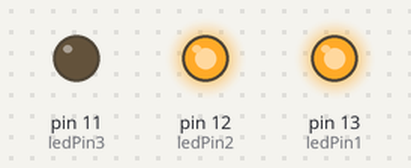
Simulated run of this sketch. Board: Arduino Uno, built with avr-gcc and run on an emulated ATmega328P. On the bench: output pins drawn as LEDs (lit = HIGH).

Above: at 0.2 s.
At 3.2 s:
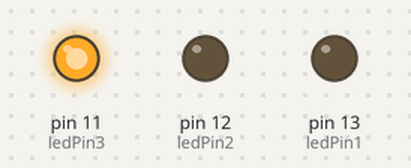
At 4.7 s:
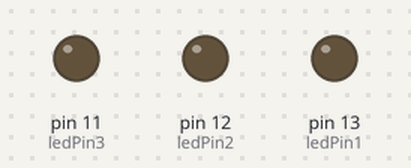
Timing chart, 0 to 5.2 s (numbered marks = the images above):
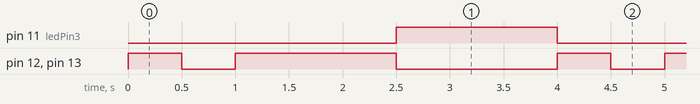

The sketch:

MorseCode_Demo.ino
```cpp
int ledPin1 = 13;
int ledPin2 = 12;
int ledPin3 = 11;
int dotDelay = 500;         //500 milliseconds
int dashDelay = 3*dotDelay; //3 times dotDelay

void setup() {
  // put your setup code here, to run once:
  pinMode(ledPin1, OUTPUT);
  pinMode(ledPin2, OUTPUT);
  pinMode(ledPin3, OUTPUT);
}

void loop() {
  // put your main code here, to run repeatedly:
  a();
  space();
  a();
  space();
}

void dot(){
  digitalWrite(ledPin1, HIGH);
  digitalWrite(ledPin2, HIGH);
  delay(dotDelay);
  digitalWrite(ledPin1, LOW);
  digitalWrite(ledPin2, LOW);
}

void dash(){
  digitalWrite(ledPin1, HIGH);
  digitalWrite(ledPin2, HIGH);
  delay(dashDelay);
  digitalWrite(ledPin1, LOW);
  digitalWrite(ledPin2, LOW);
}

void space()
{
  digitalWrite(ledPin3, HIGH);
  delay(dashDelay);
  digitalWrite(ledPin3, LOW);
}

void a()
{
  dot();
  delay(dotDelay);
  dash();
}
```

Measured:
- by itself, pin 11 (ledPin3): alternates HIGH for 1.5 s and LOW for 2.5 s
- by itself, pin 12 (ledPin2), pin 13 (ledPin1): repeats every 4.0 s: LOW 0.50 s, HIGH 1.5 s, LOW 1.5 s, HIGH 0.50 s
- by itself, everything shown: repeats every 8.0 s, in 9 steps
